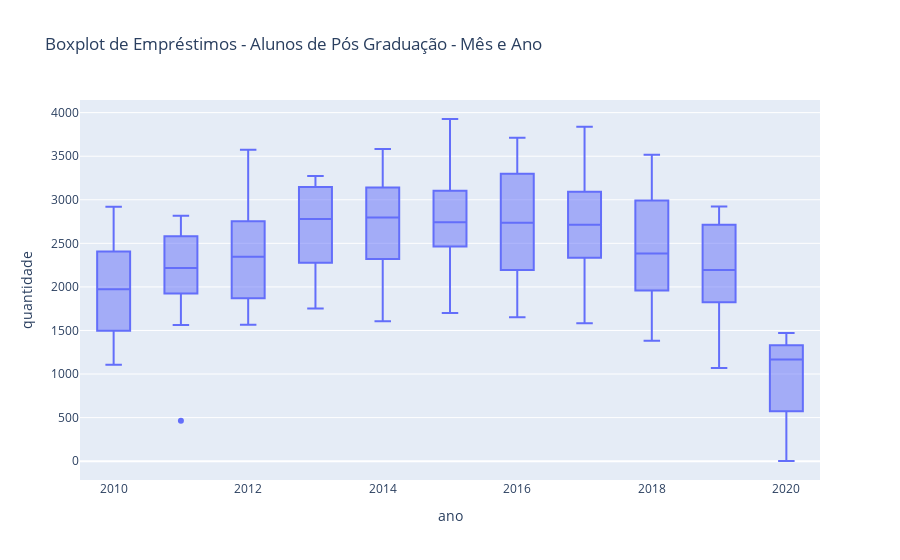

The code cell stored with this chart in its notebook:
### Code cell
fig = px.box(pos_graduacao_circulante, y = 'quantidade', x = 'ano', title = 'Boxplot de Empréstimos - Alunos de Pós Graduação - Mês e Ano')
fig.show()
